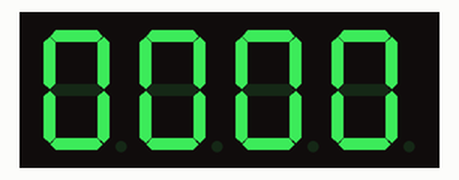
The sketch below on a simulated Arduino Uno, built with avr-gcc and run on an emulated ATmega328P. On the bench: 4-digit seven-segment display. Wiring (inferred from the names in the program): 4-digit 7-segment display, segments lit when HIGH: segments pin 2, pin 3, pin 4, pin 5, pin 6, pin 7, pin 8; digit selects pin 9, pin 10, pin 11, pin 12. The segment pins are drawn as the display they are named for.

Above: at 0.1 s.
At 5.3 s:
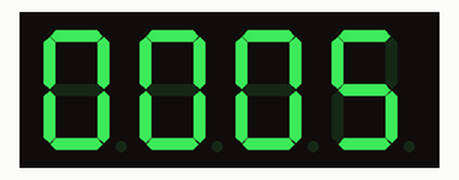
At 9.4 s:
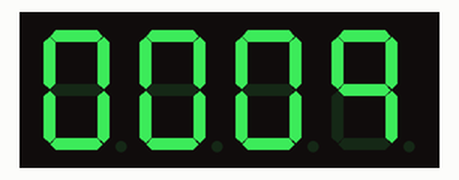
At 19.7 s:
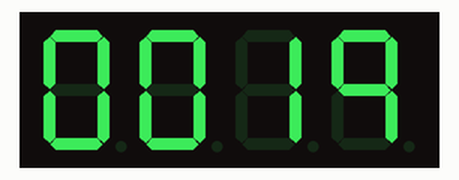
At 27.9 s:
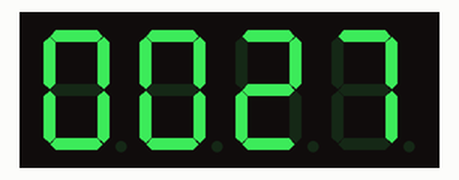
At 38.2 s:
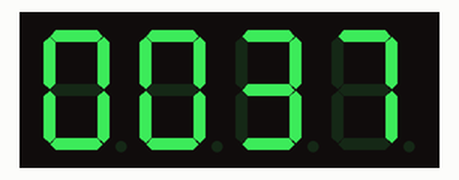

Measured:
- what the display in image 0 shows lasts 1.1 s, from 0.0 s to 1.1 s

The sketch:

4_7SEG.ino
```cpp
/** Code by Muluberhan Yonas
 *  This is a 4 digit 7 segment counter. The pins from 2 upto 8 control the led of the 7 segments, while pins 9-13 control the digit that are being activated
 *
 *  pin 2 = a
 *  pin 3 = b
 *  pin 4 = c
 *  pin 5 = d
 *  pin 6 = e
 *  pin 7 = f
 *  pin 8 = g
 *
 *  pin 9 = D4
 *  pin 10 = D3
 *  pin 11 = D2
 *  pin 13 = D3
 *
 *  The variable time controls the speed of the counter. Num_array is a 2D array with different combinations of led lightings that makes decimal numbers from 0-9(and hex, from 0 to f).
*/


int pins[] = {2, 3, 4, 5, 6, 7, 8};

//Digits placing
int D1 = 12;
int D2 = 11;
int D3 = 10;
int D4 = 9;

int time = 1000;


int buttonState =  0;

int num_array[16][7] = {  { 1, 1, 1, 1, 1, 1, 0 }, // 0
  { 0, 1, 1, 0, 0, 0, 0 }, // 1
  { 1, 1, 0, 1, 1, 0, 1 }, // 2
  { 1, 1, 1, 1, 0, 0, 1 }, // 3
  { 0, 1, 1, 0, 0, 1, 1 }, // 4
  { 1, 0, 1, 1, 0, 1, 1 }, // 5
  { 1, 0, 1, 1, 1, 1, 1 }, // 6
  { 1, 1, 1, 0, 0, 0, 0 }, // 7
  { 1, 1, 1, 1, 1, 1, 1 }, // 8
  { 1, 1, 1, 0, 0, 1, 1 }, // 9
  { 1, 1, 1, 0, 1, 1, 1 }, // A
  { 0, 0, 1, 1, 1, 1, 1 }, // B
  { 1, 0, 0, 1, 1, 1, 0 }, // C
  { 0, 1, 1, 1, 1, 0, 1 }, // D
  { 1, 0, 0, 1, 1, 1, 1 }, // E
  { 1, 0, 0, 0, 1, 1, 1 }
}; // F


void setup() {
  for (int i = 2; i < 13; i++) {
    pinMode(i, OUTPUT);
  }

}

void loop() {
  offd(D1);
  offd(D2);
  offd(D3);
  offd(D4);

  int i, j;

  //The counter
  for (i = 0; i < 10000; i++) {
    for (j = 0; j <= (time / 20); j++) {
      ond(D1);
      num(i % 10);
      delay(5);
      offd(D1);

      ond(D2);
      num(i / 10 - 10 * (i / 100));
      delay(5);
      offd(D2);

      ond(D3);
      num(i / 100 - 10 * (i / 1000));
      delay(5);
      offd(D3);

      ond(D4);
      num(i / 1000);
      delay(5);
      offd(D4);
    }
  }


}


void on(int i) {
  digitalWrite(i, HIGH);
}

void off(int i) {
  digitalWrite(i, LOW);
}

void ond(int i) {
  digitalWrite(i, LOW);
}

void offd(int i) {
  digitalWrite(i, HIGH);
}


void num(int number)
{
  int pin = 2;
  for (int j = 0; j < 7; j++) {
    digitalWrite(pin, num_array[number][j]);
    pin++;
  }
}
```
